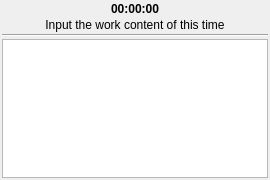
<?xml version="1.0" encoding="UTF-8"?>
<ui version="4.0">
 <class>RopeContentDialog</class>
 <widget class="QDialog" name="RopeContentDialog">
  <property name="geometry">
   <rect>
    <x>0</x>
    <y>0</y>
    <width>270</width>
    <height>180</height>
   </rect>
  </property>
  <property name="font">
   <font>
    <stylestrategy>PreferAntialias</stylestrategy>
   </font>
  </property>
  <property name="focusPolicy">
   <enum>Qt::ClickFocus</enum>
  </property>
  <property name="windowTitle">
   <string notr="true">RopeContentDialog</string>
  </property>
  <property name="modal">
   <bool>true</bool>
  </property>
  <layout class="QVBoxLayout" name="verticalLayout">
   <property name="spacing">
    <number>2</number>
   </property>
   <property name="leftMargin">
    <number>2</number>
   </property>
   <property name="topMargin">
    <number>2</number>
   </property>
   <property name="rightMargin">
    <number>2</number>
   </property>
   <property name="bottomMargin">
    <number>2</number>
   </property>
   <item>
    <widget class="QLabel" name="elapsedLbl">
     <property name="font">
      <font>
       <bold>true</bold>
       <stylestrategy>PreferAntialias</stylestrategy>
      </font>
     </property>
     <property name="text">
      <string>00:00:00</string>
     </property>
     <property name="alignment">
      <set>Qt::AlignCenter</set>
     </property>
    </widget>
   </item>
   <item>
    <widget class="QLabel" name="titleLbl">
     <property name="focusPolicy">
      <enum>Qt::ClickFocus</enum>
     </property>
     <property name="text">
      <string>Input the work content of this time</string>
     </property>
     <property name="alignment">
      <set>Qt::AlignCenter</set>
     </property>
    </widget>
   </item>
   <item>
    <widget class="Line" name="line_2">
     <property name="focusPolicy">
      <enum>Qt::ClickFocus</enum>
     </property>
     <property name="orientation">
      <enum>Qt::Horizontal</enum>
     </property>
    </widget>
   </item>
   <item>
    <widget class="QTextEdit" name="textEdit">
     <property name="cursor" stdset="0">
      <cursorShape>IBeamCursor</cursorShape>
     </property>
     <property name="contextMenuPolicy">
      <enum>Qt::NoContextMenu</enum>
     </property>
    </widget>
   </item>
  </layout>
 </widget>
 <resources/>
 <connections/>
</ui>
